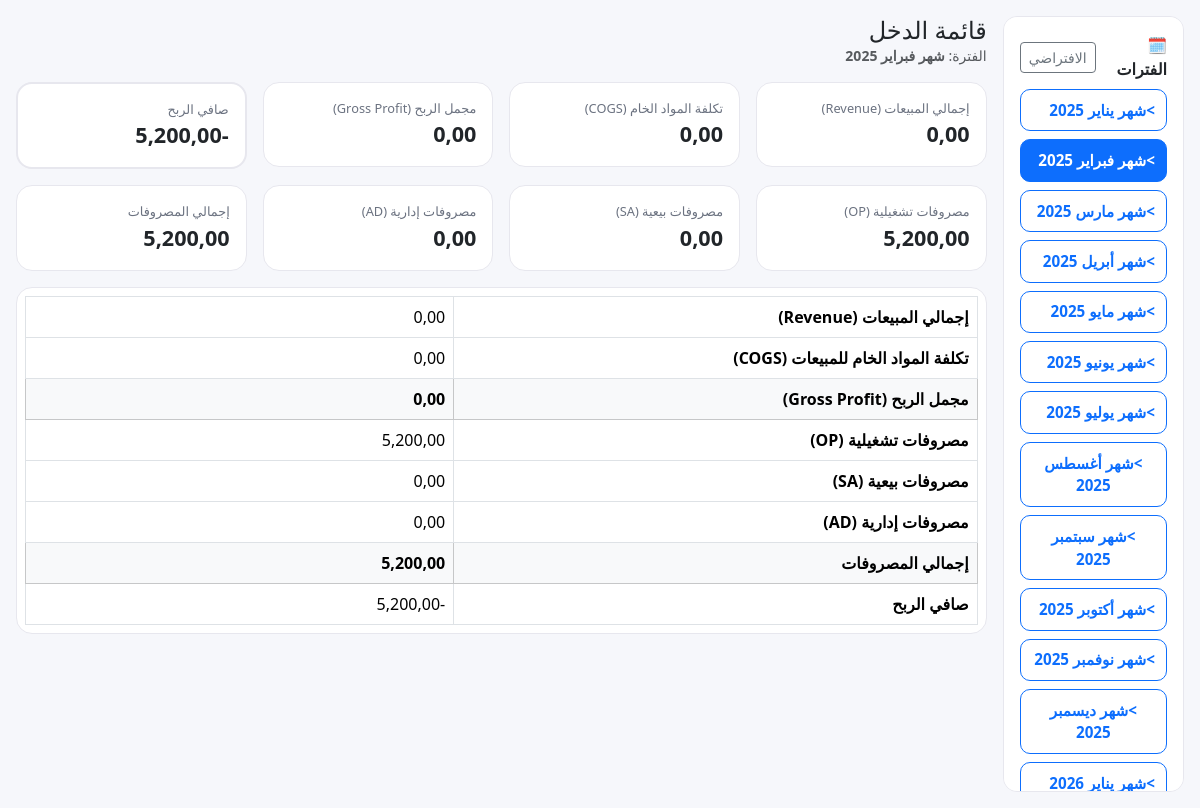
The page /reports/income-statement/?period=3 on the database its author committed.
### expenses/models.py (models this page shows)
class TimeStampedModel(models.Model):
    created_at = models.DateTimeField("تاريخ الإنشاء", auto_now_add=True)
    updated_at = models.DateTimeField("تاريخ آخر تعديل", auto_now=True)
    class Meta:
        abstract = True

class Period(TimeStampedModel):
    YEAR_CHOICES = [(y, str(y)) for y in range(2024, 2031)]
    year = models.IntegerField("السنة", choices=YEAR_CHOICES, default=2025)
    month = models.IntegerField("الشهر (1-12)", default=1)
    name = models.CharField("اسم الفترة", max_length=100, blank=True)
    start_date = models.DateField("من تاريخ")
    end_date = models.DateField("إلى تاريخ")
    is_closed = models.BooleanField("مقفلة؟", default=False)
    inv_opening_enabled = models.BooleanField("السماح بفتح جرد أول الفترة", default=False)
    inv_opening_enabled_at = models.DateTimeField("تاريخ فتح جرد أول الفترة", null=True, blank=True)
    inv_opening_once_only = models.BooleanField("جرد أول الفترة مرة واحدة فقط", default=True)
    inv_opening_note = models.CharField("ملاحظة فتح الجرد", max_length=200, blank=True, null=True)
    allow_opening_stock = models.BooleanField(
        "السماح بفتح جرد أول المدة",
        default=False,
        help_text="لا يُفتح جرد أول المدة إلا إذا تم تفعيل هذا الخيار من الفترات."
    )
    class Meta:
        verbose_name = "فترة"
        verbose_name_plural = "فترات"
        unique_together = ("year", "month")
        ordering = ["year", "month"]
    def __str__(self):
        return self.name or f"{self.year}-{self.month:02d}"

### reports/views.py (the view)
def income_statement(request):
    period_id = request.GET.get("period")
    periods = Period.objects.all().order_by("start_date")
    current_period = Period.objects.filter(id=period_id).first() if period_id else get_default_period()
    revenue = Decimal("0")
    if current_period:
        revenue = (
            SalesSummaryLine.objects
            .filter(summary__period=current_period)
            .aggregate(t=Sum("line_total"))["t"]
            or Decimal("0")
        )
    cogs = Decimal("0")
    if current_period:
        cogs = (
            SalesConsumption.objects
            .filter(summary__period=current_period)
            .aggregate(t=Sum("total_cost"))["t"]
            or Decimal("0")
        )
    gross_profit = revenue - cogs
    op = sa = ad = Decimal("0")
    if current_period:
        base = (
            ExpenseLine.objects
            .filter(batch__period=current_period)
            .select_related("item__category")
        )
        op = base.filter(item__category__nature="OP").aggregate(t=Sum("amount"))["t"] or Decimal("0")
        sa = base.filter(item__category__nature="SA").aggregate(t=Sum("amount"))["t"] or Decimal("0")
        ad = base.filter(item__category__nature="AD").aggregate(t=Sum("amount"))["t"] or Decimal("0")
    total_expenses = op + sa + ad
    net_profit = gross_profit - total_expenses
    revenue = money(revenue)
    cogs = money(cogs)
    gross_profit = money(gross_profit)
    op = money(op); sa = money(sa); ad = money(ad)
    total_expenses = money(total_expenses)
    net_profit = money(net_profit)
    context = {
        "periods": periods,
        "current_period": current_period,
        "revenue": revenue,
        "cogs": cogs,
        "gross_profit": gross_profit,
        "op": op,
        "sa": sa,
        "ad": ad,
        "total_expenses": total_expenses,
        "net_profit": net_profit,
        "title": "قائمة الدخل",
    }
    return render(request, "reports/income_statement.html", context)

### reports/views.py (called while the page is built)
def money(x):
    return (x or Decimal("0")).quantize(MONEY, rounding=ROUND_HALF_UP)

### reports/templates/reports/income_statement.html (shortened to what this page needs)
{% load humanize %}
<!doctype html>
<html lang="ar" dir="rtl">
<head>
  <link href="https://cdn.jsdelivr.net/npm/bootstrap@5.3.3/dist/css/bootstrap.min.css" rel="stylesheet">
</head>
<body>
<div class="container-fluid px-3 py-3 page-wrap">
  <div class="row g-3">
    <div class="col-12 col-lg-3 col-xl-2">
      <div class="sidebar p-3">
        <div class="d-flex justify-content-between align-items-center mb-2">
          <div class="fw-bold">🗓️ الفترات</div>
          <a class="btn btn-sm btn-outline-secondary"
             href="?">الافتراضي</a>
        </div>
        <div class="d-grid gap-2">
          {% for p in periods %}
            <a class="btn {% if current_period and p.id == current_period.id %}btn-primary{% else %}btn-outline-primary{% endif %} period-btn"
               href="?period={{ p.id }}">
              <span class="fw-bold">>{{ p }}</span>
            </a>
          {% empty %}
            <div class="text-muted small">لا توجد فترات مسجلة.</div>
          {% endfor %}
        </div>
      </div>
    </div>
    <div class="col-12 col-lg-9 col-xl-10">
      <div class="d-flex flex-wrap gap-2 justify-content-between align-items-center mb-3">
        <div>
          <h4 class="m-0">{{ title|default:"قائمة الدخل" }}</h4>
          <div class="text-muted small">
            {% if current_period %}الفترة: <b>{{ current_period }}</b>{% else %}اختر فترة{% endif %}
          </div>
        </div>
      </div>
      <div class="row g-3 mb-3">
        <div class="col-12 col-md-3">
          <div class="card card-kpi"><div class="card-body">
            <div class="kpi-title">إجمالي المبيعات (Revenue)</div>
            <div class="kpi-value mono">{{ revenue|floatformat:2|intcomma }}</div>
          </div></div>
        </div>
        <div class="col-12 col-md-3">
          <div class="card card-kpi"><div class="card-body">
            <div class="kpi-title">تكلفة المواد الخام (COGS)</div>
            <div class="kpi-value mono">{{ cogs|floatformat:2|intcomma }}</div>
          </div></div>
        </div>
        <div class="col-12 col-md-3">
          <div class="card card-kpi"><div class="card-body">
            <div class="kpi-title">مجمل الربح (Gross Profit)</div>
            <div class="kpi-value mono">{{ gross_profit|floatformat:2|intcomma }}</div>
          </div></div>
        </div>
        <div class="col-12 col-md-3">
          <div class="card card-kpi border-2"><div class="card-body">
            <div class="kpi-title">صافي الربح</div>
            <div class="kpi-value mono">{{ net_profit|floatformat:2|intcomma }}</div>
          </div></div>
        </div>
      </div>
      <div class="row g-3 mb-3">
        <div class="col-12 col-md-3">
          <div class="card card-kpi"><div class="card-body">
            <div class="kpi-title">مصروفات تشغيلية (OP)</div>
            <div class="kpi-value mono">{{ op|floatformat:2|intcomma }}</div>
          </div></div>
        </div>
        <div class="col-12 col-md-3">
          <div class="card card-kpi"><div class="card-body">
            <div class="kpi-title">مصروفات بيعية (SA)</div>
            <div class="kpi-value mono">{{ sa|floatformat:2|intcomma }}</div>
          </div></div>
        </div>
        <div class="col-12 col-md-3">
          <div class="card card-kpi"><div class="card-body">
            <div class="kpi-title">مصروفات إدارية (AD)</div>
            <div class="kpi-value mono">{{ ad|floatformat:2|intcomma }}</div>
          </div></div>
        </div>
        <div class="col-12 col-md-3">
          <div class="card card-kpi"><div class="card-body">
            <div class="kpi-title">إجمالي المصروفات</div>
            <div class="kpi-value mono">{{ total_expenses|floatformat:2|intcomma }}</div>
          </div></div>
        </div>
      </div>
      <div class="table-wrap p-2">
        <div class="table-responsive">
          <table class="table table-bordered mb-0">
            <tbody class="mono">
              <tr>
                <th style="width:55%">إجمالي المبيعات (Revenue)</th>
                <td class="text-end">{{ revenue|floatformat:2|intcomma }}</td>
              </tr>
              <tr>
                <th>تكلفة المواد الخام للمبيعات (COGS)</th>
                <td class="text-end">{{ cogs|floatformat:2|intcomma }}</td>
              </tr>
              <tr class="table-light">
                <th>مجمل الربح (Gross Profit)</th>
                <td class="text-end fw-bold">{{ gross_profit|floatformat:2|intcomma }}</td>
              </tr>
              <tr>
                <th>مصروفات تشغيلية (OP)</th>
                <td class="text-end">{{ op|floatformat:2|intcomma }}</td>
              </tr>
              <tr>
                <th>مصروفات بيعية (SA)</th>
                <td class="text-end">{{ sa|floatformat:2|intcomma }}</td>
              </tr>
              <tr>
                <th>مصروفات إدارية (AD)</th>
                <td class="text-end">{{ ad|floatformat:2|intcomma }}</td>
              </tr>
              <tr class="table-light">
                <th>إجمالي المصروفات</th>
                <td class="text-end fw-bold">{{ total_expenses|floatformat:2|intcomma }}</td>
              </tr>
              <tr class="row-total">
                <th>صافي الربح</th>
                <td class="text-end">{{ net_profit|floatformat:2|intcomma }}</td>
              </tr>
            </tbody>
          </table>
        </div>
      </div>
    </div>
  </div>
</div>
</body>
</html>

### reports/templates/reports/income_statement.html (style rules this page uses)
body { background:#f6f7fb }
.page-wrap { min-height:100vh }
.sidebar { background:#fff;border:1px solid #e7e7ee;border-radius:14px; height: calc(100vh - 24px); position: sticky; top: 12px; overflow:auto; }
.period-btn { border-radius:10px; padding:.55rem .7rem; display:flex; justify-content:space-between; align-items:center; font-size:.95rem; }
.card-kpi { border-radius:16px;border:1px solid #e7e7ee }
.kpi-title { font-size:.8rem; color:#6b7280 }
.kpi-value { font-size:1.35rem; font-weight:800 }
.table-wrap { background:#fff;border:1px solid #e7e7ee;border-radius:16px }
.table td, .table th { vertical-align:middle }
.row-total { background:#eaf7ef !important; font-weight:800 }
.mono { font-variant-numeric: tabular-nums; }

### rows shown on the page
Period: name "شهر يناير 2025"
Period: name "شهر فبراير 2025"
Period: name "شهر مارس 2025"
Period: name "شهر أبريل 2025"
Period: name "شهر مايو 2025"
Period: name "شهر يونيو 2025"
Period: name "شهر يوليو 2025"
Period: name "شهر أغسطس 2025"
Period: name "شهر سبتمبر 2025"
Period: name "شهر أكتوبر 2025"
Period: name "شهر نوفمبر 2025"
Period: name "شهر ديسمبر 2025"
Period: name "شهر يناير 2026"

### other values the page prints
{{ title|default:"قائمة الدخل" }} "قائمة الدخل"
{{ revenue|floatformat:2|intcomma }} "0,00"
{{ cogs|floatformat:2|intcomma }} "0,00"
{{ gross_profit|floatformat:2|intcomma }} "0,00"
{{ net_profit|floatformat:2|intcomma }} "-5,200,00"
{{ op|floatformat:2|intcomma }} "5,200,00"
{{ sa|floatformat:2|intcomma }} "0,00"
{{ ad|floatformat:2|intcomma }} "0,00"
{{ total_expenses|floatformat:2|intcomma }} "5,200,00"
